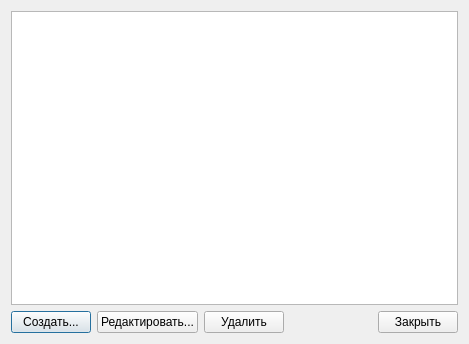
<?xml version="1.0" encoding="UTF-8"?>
<ui version="4.0">
 <class>ObjectListDialog</class>
 <widget class="QDialog" name="ObjectListDialog">
  <property name="geometry">
   <rect>
    <x>0</x>
    <y>0</y>
    <width>469</width>
    <height>344</height>
   </rect>
  </property>
  <property name="windowTitle">
   <string>Dialog</string>
  </property>
  <layout class="QVBoxLayout" name="verticalLayout">
   <item>
    <widget class="QTableView" name="tableView">
     <property name="selectionMode">
      <enum>QAbstractItemView::SingleSelection</enum>
     </property>
     <property name="selectionBehavior">
      <enum>QAbstractItemView::SelectRows</enum>
     </property>
     <property name="verticalScrollMode">
      <enum>QAbstractItemView::ScrollPerPixel</enum>
     </property>
     <property name="horizontalScrollMode">
      <enum>QAbstractItemView::ScrollPerPixel</enum>
     </property>
     <attribute name="horizontalHeaderHighlightSections">
      <bool>false</bool>
     </attribute>
    </widget>
   </item>
   <item>
    <layout class="QHBoxLayout" name="horizontalLayout">
     <item>
      <widget class="QPushButton" name="create">
       <property name="text">
        <string>Создать...</string>
       </property>
      </widget>
     </item>
     <item>
      <widget class="QPushButton" name="edit">
       <property name="text">
        <string>Редактировать...</string>
       </property>
      </widget>
     </item>
     <item>
      <widget class="QPushButton" name="remove">
       <property name="text">
        <string>Удалить</string>
       </property>
      </widget>
     </item>
     <item>
      <spacer name="horizontalSpacer">
       <property name="orientation">
        <enum>Qt::Horizontal</enum>
       </property>
       <property name="sizeHint" stdset="0">
        <size>
         <width>40</width>
         <height>20</height>
        </size>
       </property>
      </spacer>
     </item>
     <item>
      <widget class="QPushButton" name="close">
       <property name="text">
        <string>Закрыть</string>
       </property>
      </widget>
     </item>
    </layout>
   </item>
  </layout>
 </widget>
 <resources/>
 <connections>
  <connection>
   <sender>close</sender>
   <signal>clicked()</signal>
   <receiver>ObjectListDialog</receiver>
   <slot>accept()</slot>
   <hints>
    <hint type="sourcelabel">
     <x>342</x>
     <y>278</y>
    </hint>
    <hint type="destinationlabel">
     <x>194</x>
     <y>149</y>
    </hint>
   </hints>
  </connection>
 </connections>
</ui>
